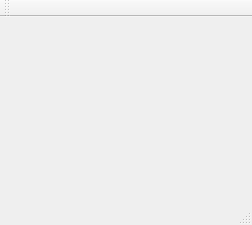
<?xml version="1.0" encoding="UTF-8"?>
<ui version="4.0">
 <class>MainWindow</class>
 <widget class="QMainWindow" name="MainWindow">
  <property name="geometry">
   <rect>
    <x>0</x>
    <y>0</y>
    <width>252</width>
    <height>225</height>
   </rect>
  </property>
  <property name="windowTitle">
   <string>MainWindow</string>
  </property>
  <widget class="QWidget" name="centralWidget">
   <widget class="QWidget" name="verticalLayoutWidget">
    <property name="geometry">
     <rect>
      <x>40</x>
      <y>30</y>
      <width>171</width>
      <height>101</height>
     </rect>
    </property>
    <layout class="QVBoxLayout" name="verticalLayout"/>
   </widget>
  </widget>
  <widget class="QMenuBar" name="menuBar">
   <property name="geometry">
    <rect>
     <x>0</x>
     <y>0</y>
     <width>252</width>
     <height>22</height>
    </rect>
   </property>
  </widget>
  <widget class="QToolBar" name="mainToolBar">
   <attribute name="toolBarArea">
    <enum>TopToolBarArea</enum>
   </attribute>
   <attribute name="toolBarBreak">
    <bool>false</bool>
   </attribute>
  </widget>
  <widget class="QStatusBar" name="statusBar"/>
 </widget>
 <layoutdefault spacing="6" margin="11"/>
 <resources/>
 <connections/>
</ui>
